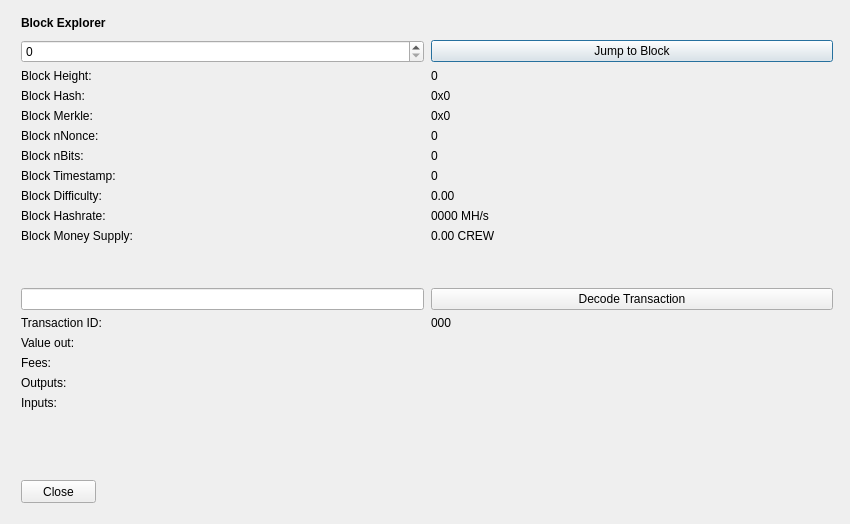
<?xml version="1.0" encoding="UTF-8"?>
<ui version="4.0">
 <class>BlockBrowser</class>
 <widget class="QDialog" name="BlockBrowser">
  <property name="windowModality">
   <enum>Qt::NonModal</enum>
  </property>
  <property name="enabled">
   <bool>true</bool>
  </property>
  <property name="geometry">
   <rect>
    <x>0</x>
    <y>0</y>
    <width>850</width>
    <height>524</height>
   </rect>
  </property>
  <property name="sizePolicy">
   <sizepolicy hsizetype="Preferred" vsizetype="Preferred">
    <horstretch>0</horstretch>
    <verstretch>0</verstretch>
   </sizepolicy>
  </property>
  <property name="minimumSize">
   <size>
    <width>0</width>
    <height>0</height>
   </size>
  </property>
  <property name="acceptDrops">
   <bool>false</bool>
  </property>
  <property name="windowTitle">
   <string>Crew Block Explorer</string>
  </property>
  <layout class="QGridLayout">
   <property name="sizeConstraint">
    <enum>QLayout::SetMaximumSize</enum>
   </property>
   <property name="leftMargin">
    <number>21</number>
   </property>
   <property name="topMargin">
    <number>10</number>
   </property>
   <property name="rightMargin">
    <number>10</number>
   </property>
   <item row="1" column="0">
    <widget class="QWidget" name="widget" native="true">
     <widget class="QWidget" name="layoutWidgetBE1">
      <property name="geometry">
       <rect>
        <x>0</x>
        <y>0</y>
        <width>822</width>
        <height>27</height>
       </rect>
      </property>
      <layout class="QHBoxLayout" name="horizontalLayoutBE">
       <property name="spacing">
        <number>7</number>
       </property>
       <item>
        <widget class="QLabel" name="labelBlockExplorer">
         <property name="sizePolicy">
          <sizepolicy hsizetype="Preferred" vsizetype="Maximum">
           <horstretch>0</horstretch>
           <verstretch>0</verstretch>
          </sizepolicy>
         </property>
         <property name="font">
          <font>
           <weight>75</weight>
           <bold>true</bold>
          </font>
         </property>
         <property name="styleSheet">
          <string notr="true">font-weight:bold;</string>
         </property>
         <property name="text">
          <string>Block Explorer</string>
         </property>
        </widget>
       </item>
       <item>
        <spacer name="horizontalSpacerBE">
         <property name="orientation">
          <enum>Qt::Horizontal</enum>
         </property>
         <property name="sizeHint" stdset="0">
          <size>
           <width>40</width>
           <height>20</height>
          </size>
         </property>
        </spacer>
       </item>
      </layout>
     </widget>
     <widget class="QWidget" name="layoutWidgetBE2">
      <property name="geometry">
       <rect>
        <x>0</x>
        <y>30</y>
        <width>812</width>
        <height>410</height>
       </rect>
      </property>
      <layout class="QGridLayout" name="gridLayoutBE" rowstretch="0,0,0,0,0,0,0,0,0,0,0,0,0,0,0,0,0,0,0,0" columnstretch="0,0">
       <property name="sizeConstraint">
        <enum>QLayout::SetDefaultConstraint</enum>
       </property>
       <property name="horizontalSpacing">
        <number>7</number>
       </property>
       <item row="14" column="1">
        <widget class="QLabel" name="txID">
         <property name="text">
          <string>000</string>
         </property>
         <property name="textInteractionFlags">
          <set>Qt::LinksAccessibleByMouse|Qt::TextSelectableByMouse</set>
         </property>
        </widget>
       </item>
       <item row="8" column="1">
        <widget class="QLabel" name="timeBox">
         <property name="text">
          <string>0</string>
         </property>
         <property name="textInteractionFlags">
          <set>Qt::LinksAccessibleByMouse|Qt::TextSelectableByMouse</set>
         </property>
        </widget>
       </item>
       <item row="9" column="1">
        <widget class="QLabel" name="diffBox">
         <property name="text">
          <string>0.00</string>
         </property>
         <property name="textInteractionFlags">
          <set>Qt::LinksAccessibleByMouse|Qt::TextSelectableByMouse</set>
         </property>
        </widget>
       </item>
       <item row="10" column="0">
        <widget class="QLabel" name="hashRateLabel">
         <property name="text">
          <string>Block Hashrate:</string>
         </property>
        </widget>
       </item>
       <item row="9" column="0">
        <widget class="QLabel" name="diffLabel">
         <property name="text">
          <string>Block Difficulty:</string>
         </property>
        </widget>
       </item>
       <item row="17" column="1">
        <widget class="QLabel" name="outputBox">
         <property name="text">
          <string/>
         </property>
         <property name="alignment">
          <set>Qt::AlignLeading|Qt::AlignLeft|Qt::AlignTop</set>
         </property>
         <property name="textInteractionFlags">
          <set>Qt::LinksAccessibleByMouse|Qt::TextSelectableByMouse</set>
         </property>
        </widget>
       </item>
       <item row="3" column="1">
        <widget class="QLabel" name="heightLabelBE1">
         <property name="text">
          <string>0</string>
         </property>
         <property name="textInteractionFlags">
          <set>Qt::LinksAccessibleByMouse|Qt::TextSelectableByMouse</set>
         </property>
        </widget>
       </item>
       <item row="1" column="1">
        <widget class="QPushButton" name="blockButton">
         <property name="text">
          <string>Jump to Block</string>
         </property>
        </widget>
       </item>
       <item row="3" column="0">
        <widget class="QLabel" name="heightLabelBE2">
         <property name="text">
          <string>Block Height:</string>
         </property>
        </widget>
       </item>
       <item row="7" column="0">
        <widget class="QLabel" name="bitsLabel">
         <property name="text">
          <string>Block nBits:</string>
         </property>
        </widget>
       </item>
       <item row="6" column="1">
        <widget class="QLabel" name="nonceBox">
         <property name="text">
          <string>0</string>
         </property>
         <property name="textInteractionFlags">
          <set>Qt::LinksAccessibleByMouse|Qt::TextSelectableByMouse</set>
         </property>
        </widget>
       </item>
       <item row="6" column="0">
        <widget class="QLabel" name="nonceLabel">
         <property name="text">
          <string>Block nNonce:</string>
         </property>
        </widget>
       </item>
       <item row="5" column="1">
        <widget class="QLabel" name="merkleBox">
         <property name="minimumSize">
          <size>
           <width>187</width>
           <height>0</height>
          </size>
         </property>
         <property name="text">
          <string>0x0</string>
         </property>
         <property name="textInteractionFlags">
          <set>Qt::LinksAccessibleByMouse|Qt::TextSelectableByMouse</set>
         </property>
        </widget>
       </item>
       <item row="16" column="0">
        <widget class="QLabel" name="feesLabel">
         <property name="text">
          <string>Fees:</string>
         </property>
        </widget>
       </item>
       <item row="15" column="1">
        <widget class="QLabel" name="valueBox">
         <property name="text">
          <string/>
         </property>
         <property name="textInteractionFlags">
          <set>Qt::LinksAccessibleByMouse|Qt::TextSelectableByMouse</set>
         </property>
        </widget>
       </item>
       <item row="7" column="1">
        <widget class="QLabel" name="bitsBox">
         <property name="text">
          <string>0</string>
         </property>
         <property name="textInteractionFlags">
          <set>Qt::LinksAccessibleByMouse|Qt::TextSelectableByMouse</set>
         </property>
        </widget>
       </item>
       <item row="8" column="0">
        <widget class="QLabel" name="timeLabel">
         <property name="text">
          <string>Block Timestamp:</string>
         </property>
        </widget>
       </item>
       <item row="17" column="0">
        <widget class="QLabel" name="outputLabel">
         <property name="text">
          <string>Outputs:</string>
         </property>
         <property name="alignment">
          <set>Qt::AlignLeading|Qt::AlignLeft|Qt::AlignTop</set>
         </property>
        </widget>
       </item>
       <item row="1" column="0">
        <widget class="QSpinBox" name="heightBox">
         <property name="sizePolicy">
          <sizepolicy hsizetype="Preferred" vsizetype="Fixed">
           <horstretch>0</horstretch>
           <verstretch>0</verstretch>
          </sizepolicy>
         </property>
         <property name="maximum">
          <number>99999999</number>
         </property>
        </widget>
       </item>
       <item row="4" column="0">
        <widget class="QLabel" name="hashLabel">
         <property name="text">
          <string>Block Hash:</string>
         </property>
        </widget>
       </item>
       <item row="16" column="1">
        <widget class="QLabel" name="feesBox">
         <property name="text">
          <string/>
         </property>
         <property name="textInteractionFlags">
          <set>Qt::LinksAccessibleByMouse|Qt::TextSelectableByMouse</set>
         </property>
        </widget>
       </item>
       <item row="4" column="1">
        <widget class="QLabel" name="hashBox">
         <property name="enabled">
          <bool>true</bool>
         </property>
         <property name="sizePolicy">
          <sizepolicy hsizetype="Preferred" vsizetype="Preferred">
           <horstretch>0</horstretch>
           <verstretch>0</verstretch>
          </sizepolicy>
         </property>
         <property name="minimumSize">
          <size>
           <width>0</width>
           <height>0</height>
          </size>
         </property>
         <property name="text">
          <string>0x0</string>
         </property>
         <property name="textInteractionFlags">
          <set>Qt::LinksAccessibleByMouse|Qt::TextSelectableByMouse</set>
         </property>
        </widget>
       </item>
       <item row="14" column="0">
        <widget class="QLabel" name="txLabel">
         <property name="text">
          <string>Transaction ID:</string>
         </property>
        </widget>
       </item>
       <item row="15" column="0">
        <widget class="QLabel" name="valueLabel">
         <property name="text">
          <string>Value out:</string>
         </property>
        </widget>
       </item>
       <item row="13" column="0">
        <widget class="QLineEdit" name="txBox">
         <property name="sizePolicy">
          <sizepolicy hsizetype="Preferred" vsizetype="Fixed">
           <horstretch>0</horstretch>
           <verstretch>0</verstretch>
          </sizepolicy>
         </property>
         <property name="inputMask">
          <string comment="Transaction id" extracomment="Transaction id"/>
         </property>
        </widget>
       </item>
       <item row="12" column="0">
        <spacer name="verticalSpacer_2">
         <property name="orientation">
          <enum>Qt::Vertical</enum>
         </property>
         <property name="sizeHint" stdset="0">
          <size>
           <width>20</width>
           <height>20</height>
          </size>
         </property>
        </spacer>
       </item>
       <item row="10" column="1">
        <widget class="QLabel" name="hashRateBox">
         <property name="text">
          <string>0000 MH/s</string>
         </property>
         <property name="textInteractionFlags">
          <set>Qt::LinksAccessibleByMouse|Qt::TextSelectableByMouse</set>
         </property>
        </widget>
       </item>
       <item row="19" column="0">
        <spacer name="verticalSpacer">
         <property name="orientation">
          <enum>Qt::Vertical</enum>
         </property>
         <property name="sizeHint" stdset="0">
          <size>
           <width>20</width>
           <height>40</height>
          </size>
         </property>
        </spacer>
       </item>
       <item row="13" column="1">
        <widget class="QPushButton" name="txButton">
         <property name="text">
          <string>Decode Transaction</string>
         </property>
        </widget>
       </item>
       <item row="18" column="0">
        <widget class="QLabel" name="inputLabel">
         <property name="text">
          <string>Inputs:</string>
         </property>
         <property name="alignment">
          <set>Qt::AlignLeading|Qt::AlignLeft|Qt::AlignTop</set>
         </property>
        </widget>
       </item>
       <item row="5" column="0">
        <widget class="QLabel" name="merkleLabel">
         <property name="text">
          <string>Block Merkle:</string>
         </property>
        </widget>
       </item>
       <item row="18" column="1">
        <widget class="QLabel" name="inputBox">
         <property name="text">
          <string/>
         </property>
         <property name="alignment">
          <set>Qt::AlignLeading|Qt::AlignLeft|Qt::AlignTop</set>
         </property>
         <property name="textInteractionFlags">
          <set>Qt::LinksAccessibleByMouse|Qt::TextSelectableByMouse</set>
         </property>
        </widget>
       </item>
       <item row="11" column="0">
        <widget class="QLabel" name="moneySupplyLabel">
         <property name="text">
          <string>Block Money Supply:</string>
         </property>
        </widget>
       </item>
       <item row="11" column="1">
        <widget class="QLabel" name="moneySupplyBox">
         <property name="text">
          <string>0.00 CREW</string>
         </property>
         <property name="textInteractionFlags">
          <set>Qt::LinksAccessibleByMouse|Qt::TextSelectableByMouse</set>
         </property>
        </widget>
       </item>
      </layout>
     </widget>
     <widget class="QPushButton" name="closeButton">
      <property name="geometry">
       <rect>
        <x>0</x>
        <y>470</y>
        <width>75</width>
        <height>23</height>
       </rect>
      </property>
      <property name="text">
       <string>Close</string>
      </property>
     </widget>
    </widget>
   </item>
  </layout>
 </widget>
 <resources/>
 <connections/>
</ui>
